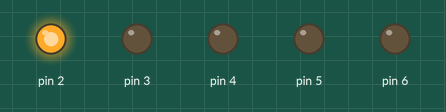
This sketch was run on a simulated Arduino Uno, built with avr-gcc and run on an emulated ATmega328P. On the bench: output pins drawn as LEDs (lit = HIGH).

Above: at 0.06 s.
At 0.56 s:
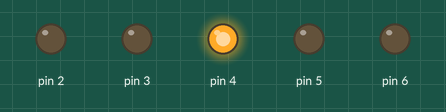
At 1.06 s:
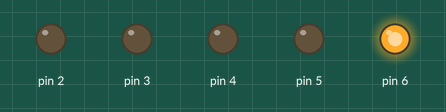
At 2.31 s:
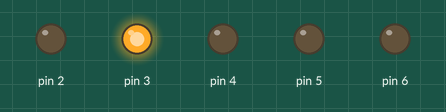
At 3.31 s:
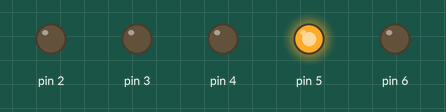
At 4.43 s:
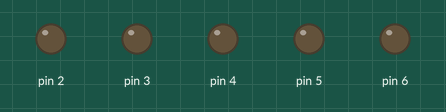
Timing chart, 0 to 4.7 s (numbered marks = the images above):
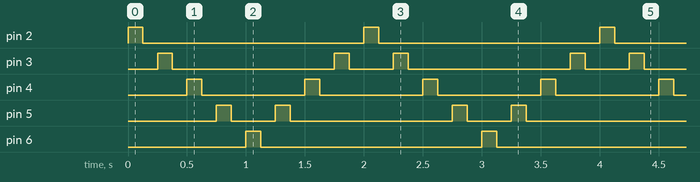

Measured:
- by itself, pin 2, pin 6: alternates HIGH for 0.13 s and LOW for 1.9 s
- by itself, pin 3: repeats every 2.0 s: LOW 1.4 s, HIGH 0.13 s, LOW 0.38 s, HIGH 0.13 s
- by itself, pin 4: alternates HIGH for 0.13 s and LOW for 0.88 s
- by itself, pin 5: repeats every 2.0 s: LOW 0.38 s, HIGH 0.13 s, LOW 1.4 s, HIGH 0.13 s

The sketch:

Practica3.ino
```cpp
int t = 125;
void setup() {
   //Establecemos todos los pin a utilizar como puertos de salida
  pinMode(2,OUTPUT);
  pinMode(3,OUTPUT);
  pinMode(4,OUTPUT);
  pinMode(5,OUTPUT);
  pinMode(6,OUTPUT);
}

void loop() {
  // se enciende el 2 aparte para no confundir al ciclo
  digitalWrite(2,HIGH);
    delay(t);
    digitalWrite(2,LOW);
    delay(t);

    // se encienden durante un cuarto de segundo y luego al revés
  for(int i = 3; i<7; i++){
    digitalWrite(i,HIGH);
    delay(t);
    digitalWrite(i,LOW);
    delay(t);
  }
  for(int i = 5; i>2; i--){
    digitalWrite(i,HIGH);
    delay(t);
    digitalWrite(i,LOW);
    delay(t);
  }

}
```
